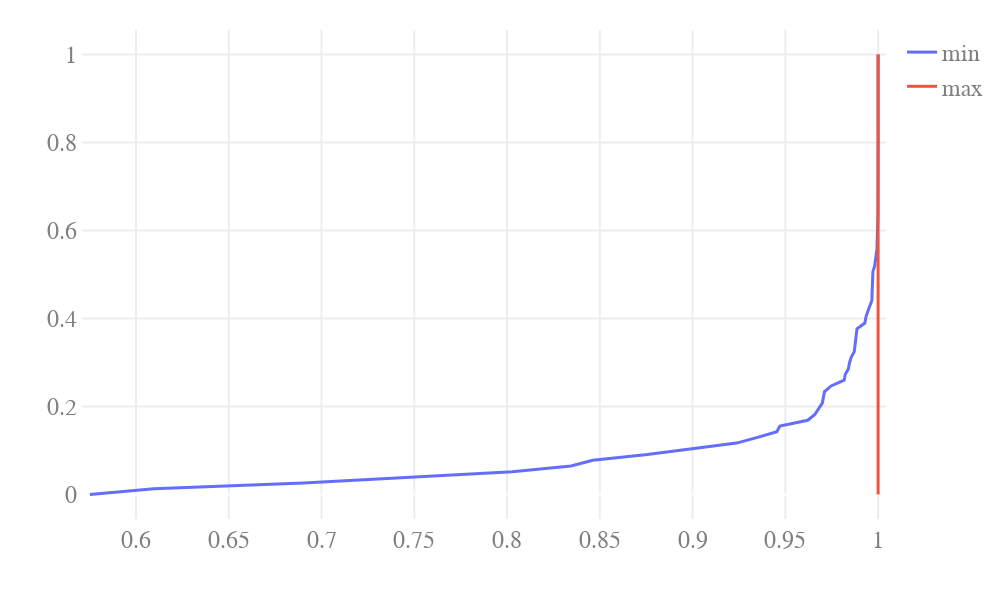

Notebook code cell kept with this figure:
### Code cell
replay_pixel_diff = json.load(open('layouts/replay_pixel_diff.json', 'r'))
mins = [m['min_simi'] for m in replay_pixel_diff if m['min_simi'] is not None]
maxs = [m['max_simi'] for m in replay_pixel_diff if m['max_simi'] is not None]
print(len(maxs))
print(len([m for m in maxs if m >= 1]), len([m for m in mins if m < 1]))
df = pd.DataFrame({'min': mins, 'max': maxs})
plotly_utils.plot_CDF(df, xtitle='Pixel similarity')
